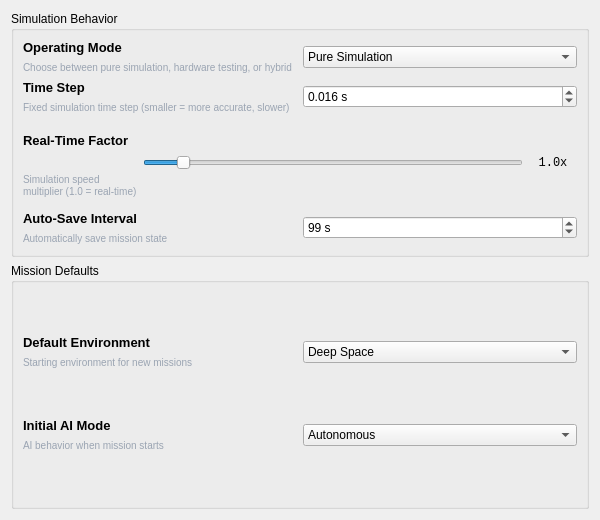
<?xml version="1.0" encoding="UTF-8"?>
<ui version="4.0">
 <class>SimulationTab</class>
 <widget class="QWidget" name="SimulationTab">
  <property name="geometry">
   <rect>
    <x>0</x>
    <y>0</y>
    <width>600</width>
    <height>520</height>
   </rect>
  </property>
  <property name="windowTitle">
   <string>SimulationTab</string>
  </property>
  <layout class="QVBoxLayout" name="verticalLayout">
   <item>
    <widget class="QGroupBox" name="groupSimulationBehavior">
     <property name="title">
      <string>Simulation Behavior</string>
     </property>
     <layout class="QVBoxLayout" name="vb_sim_behavior">
      <item>
       <layout class="QHBoxLayout" name="h_operatingMode">
        <item>
         <layout class="QVBoxLayout" name="v_labels_opMode">
          <item>
           <widget class="QLabel" name="label_opMode">
            <property name="font">
             <font>
              <pointsize>10</pointsize>
              <bold>true</bold>
             </font>
            </property>
            <property name="text">
             <string>Operating Mode</string>
            </property>
           </widget>
          </item>
          <item>
           <widget class="QLabel" name="desc_opMode">
            <property name="styleSheet">
             <string>color: #9aa4b2; font-size: 10px;</string>
            </property>
            <property name="text">
             <string>Choose between pure simulation, hardware testing, or hybrid</string>
            </property>
            <property name="wordWrap">
             <bool>true</bool>
            </property>
           </widget>
          </item>
         </layout>
        </item>
        <item>
         <widget class="QComboBox" name="comboOperatingMode">
          <item>
           <property name="text">
            <string>Pure Simulation</string>
           </property>
          </item>
          <item>
           <property name="text">
            <string>Hardware-in-the-Loop (HIL)</string>
           </property>
          </item>
          <item>
           <property name="text">
            <string>Hardware Testing</string>
           </property>
          </item>
         </widget>
        </item>
       </layout>
      </item>
      <item>
       <layout class="QHBoxLayout" name="h_timeStep">
        <item>
         <layout class="QVBoxLayout" name="v_labels_timeStep">
          <item>
           <widget class="QLabel" name="label_timeStep">
            <property name="font">
             <font>
              <pointsize>10</pointsize>
              <bold>true</bold>
             </font>
            </property>
            <property name="text">
             <string>Time Step</string>
            </property>
           </widget>
          </item>
          <item>
           <widget class="QLabel" name="desc_timeStep">
            <property name="styleSheet">
             <string>color: #9aa4b2; font-size: 10px;</string>
            </property>
            <property name="text">
             <string>Fixed simulation time step (smaller = more accurate, slower)</string>
            </property>
            <property name="wordWrap">
             <bool>true</bool>
            </property>
           </widget>
          </item>
         </layout>
        </item>
        <item>
         <widget class="QDoubleSpinBox" name="spinTimeStep">
          <property name="suffix">
           <string> s</string>
          </property>
          <property name="decimals">
           <number>3</number>
          </property>
          <property name="minimum">
           <double>0.000000000000000</double>
          </property>
          <property name="maximum">
           <double>10.000000000000000</double>
          </property>
          <property name="singleStep">
           <double>0.001000000000000</double>
          </property>
          <property name="value">
           <double>0.016000000000000</double>
          </property>
         </widget>
        </item>
       </layout>
      </item>
      <item>
       <layout class="QHBoxLayout" name="h_realTime">
        <item>
         <layout class="QVBoxLayout" name="v_labels_realTime">
          <item>
           <widget class="QLabel" name="label_realTime">
            <property name="font">
             <font>
              <pointsize>10</pointsize>
              <bold>true</bold>
             </font>
            </property>
            <property name="text">
             <string>Real-Time Factor</string>
            </property>
           </widget>
          </item>
          <item>
           <widget class="QLabel" name="desc_realTime">
            <property name="styleSheet">
             <string>color: #9aa4b2; font-size: 10px;</string>
            </property>
            <property name="text">
             <string>Simulation speed multiplier (1.0 = real-time)</string>
            </property>
            <property name="wordWrap">
             <bool>true</bool>
            </property>
           </widget>
          </item>
         </layout>
        </item>
        <item>
         <layout class="QHBoxLayout" name="h_realtime_controls">
          <item>
           <widget class="QSlider" name="sliderRealTime">
            <property name="minimum">
             <number>1</number>
            </property>
            <property name="maximum">
             <number>100</number>
            </property>
            <property name="value">
             <number>10</number>
            </property>
            <property name="orientation">
             <enum>Qt::Orientation::Horizontal</enum>
            </property>
           </widget>
          </item>
          <item>
           <widget class="QLabel" name="labelRealTimeValue">
            <property name="minimumSize">
             <size>
              <width>48</width>
              <height>0</height>
             </size>
            </property>
            <property name="font">
             <font>
              <family>Monospace</family>
             </font>
            </property>
            <property name="text">
             <string>1.0x</string>
            </property>
            <property name="alignment">
             <set>Qt::AlignmentFlag::AlignCenter</set>
            </property>
           </widget>
          </item>
         </layout>
        </item>
       </layout>
      </item>
      <item>
       <layout class="QHBoxLayout" name="h_autoSave">
        <item>
         <layout class="QVBoxLayout" name="v_labels_autoSave">
          <item>
           <widget class="QLabel" name="label_autoSave">
            <property name="font">
             <font>
              <pointsize>10</pointsize>
              <bold>true</bold>
             </font>
            </property>
            <property name="text">
             <string>Auto-Save Interval</string>
            </property>
           </widget>
          </item>
          <item>
           <widget class="QLabel" name="desc_autoSave">
            <property name="styleSheet">
             <string>color: #9aa4b2; font-size: 10px;</string>
            </property>
            <property name="text">
             <string>Automatically save mission state</string>
            </property>
           </widget>
          </item>
         </layout>
        </item>
        <item>
         <widget class="QSpinBox" name="spinAutoSave">
          <property name="suffix">
           <string> s</string>
          </property>
          <property name="minimum">
           <number>0</number>
          </property>
          <property name="maximum">
           <number>86400</number>
          </property>
          <property name="value">
           <number>99</number>
          </property>
         </widget>
        </item>
       </layout>
      </item>
     </layout>
    </widget>
   </item>
   <item>
    <widget class="QGroupBox" name="groupMissionDefaults">
     <property name="title">
      <string>Mission Defaults</string>
     </property>
     <layout class="QVBoxLayout" name="vb_mission_defaults">
      <item>
       <layout class="QHBoxLayout" name="h_defaultEnv">
        <item>
         <layout class="QVBoxLayout" name="v_labels_defaultEnv">
          <item>
           <widget class="QLabel" name="label_defaultEnv">
            <property name="font">
             <font>
              <pointsize>10</pointsize>
              <bold>true</bold>
             </font>
            </property>
            <property name="text">
             <string>Default Environment</string>
            </property>
           </widget>
          </item>
          <item>
           <widget class="QLabel" name="desc_defaultEnv">
            <property name="styleSheet">
             <string>color: #9aa4b2; font-size: 10px;</string>
            </property>
            <property name="text">
             <string>Starting environment for new missions</string>
            </property>
           </widget>
          </item>
         </layout>
        </item>
        <item>
         <widget class="QComboBox" name="comboDefaultEnv">
          <item>
           <property name="text">
            <string>Deep Space</string>
           </property>
          </item>
          <item>
           <property name="text">
            <string>Earth Orbit</string>
           </property>
          </item>
          <item>
           <property name="text">
            <string>Mars Transfer</string>
           </property>
          </item>
          <item>
           <property name="text">
            <string>Drone (Atmospheric)</string>
           </property>
          </item>
         </widget>
        </item>
       </layout>
      </item>
      <item>
       <layout class="QHBoxLayout" name="h_initialAIMode">
        <item>
         <layout class="QVBoxLayout" name="v_labels_initialAI">
          <item>
           <widget class="QLabel" name="label_initialAI">
            <property name="font">
             <font>
              <pointsize>10</pointsize>
              <bold>true</bold>
             </font>
            </property>
            <property name="text">
             <string>Initial AI Mode</string>
            </property>
           </widget>
          </item>
          <item>
           <widget class="QLabel" name="desc_initialAI">
            <property name="styleSheet">
             <string>color: #9aa4b2; font-size: 10px;</string>
            </property>
            <property name="text">
             <string>AI behavior when mission starts</string>
            </property>
           </widget>
          </item>
         </layout>
        </item>
        <item>
         <widget class="QComboBox" name="comboInitialAIMode">
          <item>
           <property name="text">
            <string>Autonomous</string>
           </property>
          </item>
          <item>
           <property name="text">
            <string>Manual Control</string>
           </property>
          </item>
          <item>
           <property name="text">
            <string>Assisted Mode</string>
           </property>
          </item>
         </widget>
        </item>
       </layout>
      </item>
     </layout>
    </widget>
   </item>
  </layout>
 </widget>
 <resources/>
 <connections/>
</ui>
